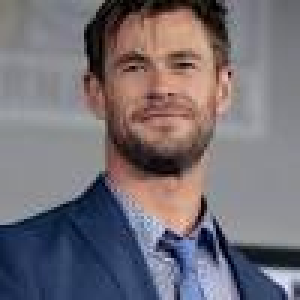
#> input picture Model/dataset/chris_hemsworth/CH (10).jpeg, 100 x 100 px (shown 3 times larger)
$ jupyter execute --allow-errors Celeb_Classifier.ipynb   (shell and % lines are left out)
#> lines starting #> are read from the running program, lines starting #| are printed output that depends on the picture
[cell 1]
import numpy as np
import cv2
import matplotlib.pyplot as plt

[cell 2]
img = cv2.imread("C:/Users/athar/PycharmProjects/Celeb_image_Classification/dataset/ryan_reynolds/RR-1 (1).jpg")
#> (the rest of this cell did not finish here and is left out)

#> (a cell that did not finish here is left out)

#> (a cell that did not finish here is left out)

#> (a cell that did not finish here is left out)

#> (a cell that did not finish here is left out)

[cell 7]
face_cascade = cv2.CascadeClassifier("C:/Users/athar/PycharmProjects/Celeb_image_Classification/Haarcascades/haarcascade_frontalface_default.xml")
eye_cascade = cv2.CascadeClassifier("C:/Users/athar/PycharmProjects/Celeb_image_Classification/Haarcascades/haarcascade_eye.xml")

#> (the rest of this cell did not finish here and is left out)

#> (a cell that did not finish here is left out)

#> (a cell that did not finish here is left out)

[cell 10]
cv2.destroyAllWindows()
#> (the rest of this cell did not finish here and is left out)

#> (a cell that did not finish here is left out)

#> (a cell that did not finish here is left out)

[cell 13]
path_to_data= "./dataset/"
path_to_cr_data = "./dataset/cropped/"

[cell 14]
import os
img_dirs = []
for entry in os.scandir(path_to_data):
    if entry.is_dir():
        img_dirs.append(entry.path)
#> pass 2 of the loop `for entry in os.scandir(path_to_data):`:

[cell 15]
img_dirs

[cell 16]
import shutil
if os.path.exists(path_to_cr_data):
    shutil.rmtree(path_to_cr_data)
os.mkdir(path_to_cr_data)

[cell 17]
def get_cropped_img_if_2_eyes(image_path):
#> called with image_path = './dataset/chris_hemsworth/CH (10).jpeg'
    img = cv2.imread(image_path)
#> img is the input picture: shape (100, 100, 3); mean B, G, R 117.3, 110.6, 116.6
    gray = cv2.cvtColor(img, cv2.COLOR_BGR2GRAY)
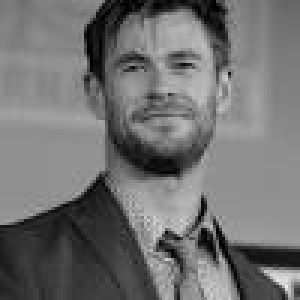
#> gray: shape (100, 100) (shown 3 times larger); min 0, max 237, mean 113.1
    faces = face_cascade.detectMultiScale(gray,1.3,5)
#> faces = [[30, 3, 50, 50]]
    for (x,y,w,h) in faces:
        roi_gray = gray[y:y+h, x:x+w]
        roi_color = img[y:y+h, x:x+w]
        eyes = eye_cascade.detectMultiScale(roi_gray)
        if len(eyes)>=2:
            return roi_color
#> this loop made 1 pass
#> pass 1, in get_cropped_img_if_2_eyes, `roi_gray = gray[y:y+h, x:x+w]`:
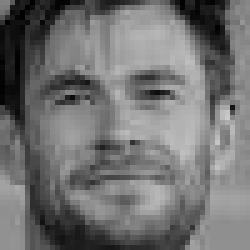
#> roi_gray: shape (50, 50) (shown 5 times larger); min 1, max 201, mean 113.4
#> pass 1, in get_cropped_img_if_2_eyes, `roi_color = img[y:y+h, x:x+w]`:
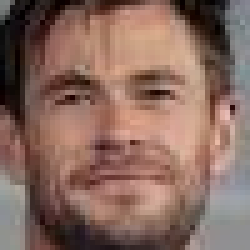
#> roi_color: shape (50, 50, 3) (shown 5 times larger); mean B, G, R 94.8, 105.5, 135.9

[cell 18]
cropped_image_dirs=[]
celeb_file_names_dict={}

for img_dir in img_dirs:
    count=1
    celeb_name = img_dir.split('/')[-1]

    celeb_file_names_dict[celeb_name] =[]

    for entry in os.scandir(img_dir):
        roi_color = get_cropped_img_if_2_eyes(entry.path)
        if roi_color is not None:
            cropped_folder = path_to_cr_data + celeb_name
            if not os.path.exists(cropped_folder):
                os.makedirs(cropped_folder)
                cropped_image_dirs.append(cropped_folder)
            cropped_file_name = celeb_name + str(count) + ".png"
            cropped_file_path = cropped_folder + "/" + cropped_file_name
            cv2.imwrite(cropped_file_path, roi_color)
            celeb_file_names_dict[celeb_name].append(cropped_file_path)
            count+=1
#> pass 2 of the loop `for img_dir in img_dirs:`:
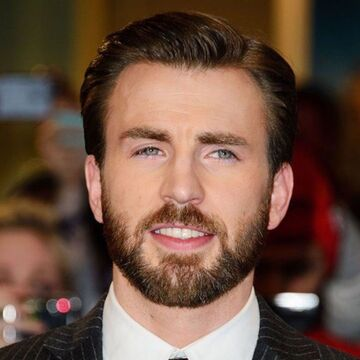
#> input picture Model/dataset/chris_evans/CE (1).jpeg, 360 x 360 px
#> in get_cropped_img_if_2_eyes, img is the input picture: shape (360, 360, 3); mean B, G, R 66.6, 80.9, 108.6
#> in get_cropped_img_if_2_eyes (call 2), `gray = cv2.cvtColor(img, cv2.COLOR_BGR2GRAY)`:
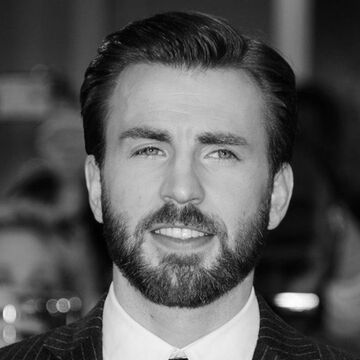
#> gray: shape (360, 360); min 0, max 253, mean 87.6
#> faces = [[75, 67, 211, 211]]
#> the loop in get_cropped_img_if_2_eyes, `for (x,y,w,h) in faces:` made 1 pass
#> (x, y, w, h, eyes) on pass 1: (75, 67, 211, 211, [[52, 59, 46, 46], [112, 54, 61, 61]])
#> pass 1, in get_cropped_img_if_2_eyes (call 2), `roi_color = img[y:y+h, x:x+w]`:
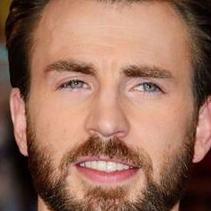
#> roi_color: shape (211, 211, 3); mean B, G, R 92, 110.7, 152.7

[cell 19]
import numpy as np
import pywt
import cv2

def w2d(img, mode='haar', level=1):
    imArray = img
    #Datatype conversions
    #convert to grayscale
    imArray = cv2.cvtColor(imArray,cv2.COLOR_RGB2GRAY )
    #convert to float
    imArray =  np.float32(imArray)
    imArray /= 255;
    # compute coefficients
    coeffs=pywt.wavedec2(imArray, mode, level=level)

    #Process Coefficients
    coeffs_H=list(coeffs)
    coeffs_H[0] *= 0;

    # reconstruction
    imArray_H=pywt.waverec2(coeffs_H, mode);
    imArray_H *= 255;
    imArray_H =  np.uint8(imArray_H)

    return imArray_H

#> (a cell that did not finish here is left out)

[cell 21]
celeb_file_names_dict = {}
for img_dir in cropped_image_dirs:
    celeb_name= img_dir.split('/')[-1]
    file_list = []
    for entry in os.scandir(img_dir):
        file_list.append(entry.path)
    celeb_file_names_dict[celeb_name] = file_list
celeb_file_names_dict

[cell 22]
class_dict={}
count=0
for celeb_name in celeb_file_names_dict.keys():
    class_dict[celeb_name] = count
    count = count+1
class_dict
